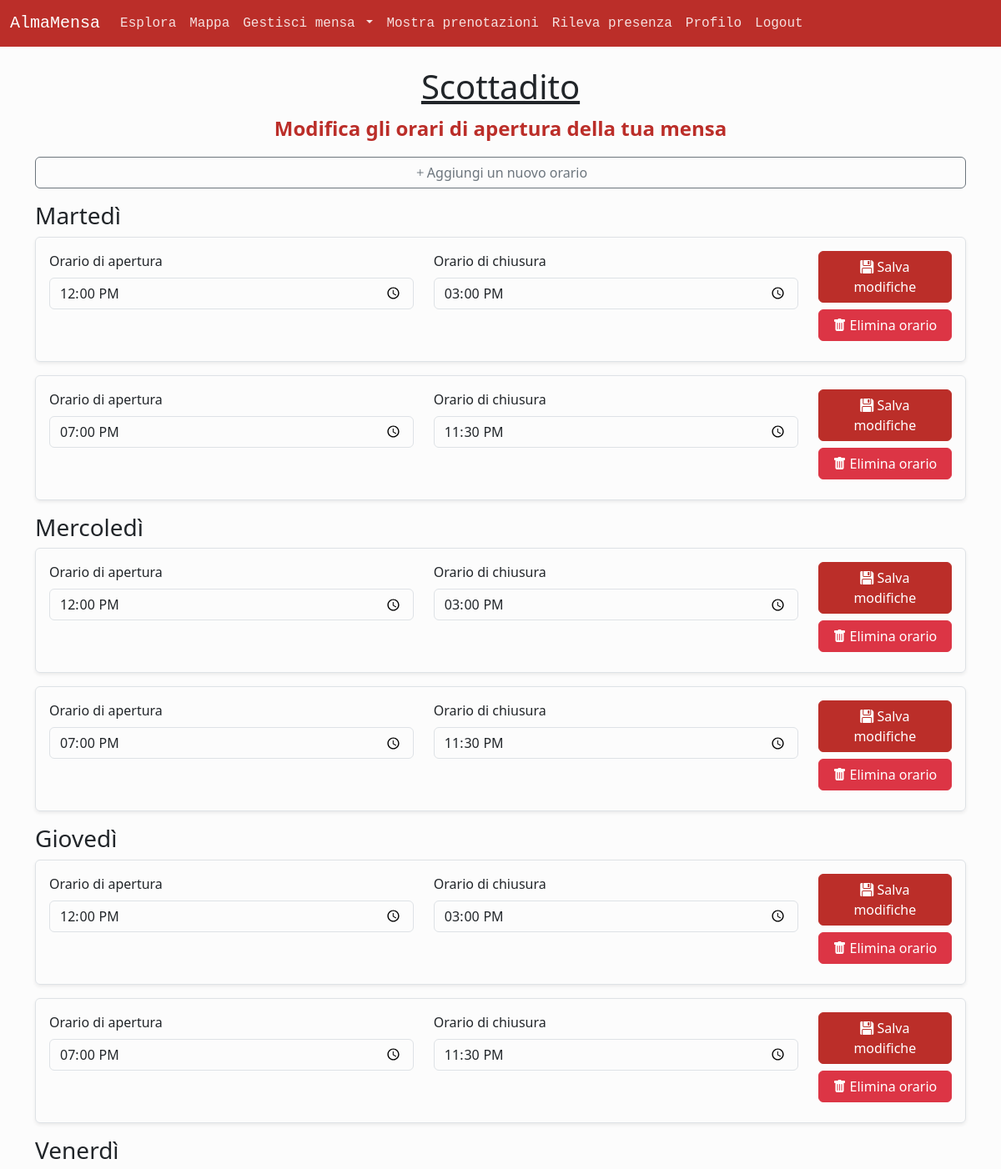
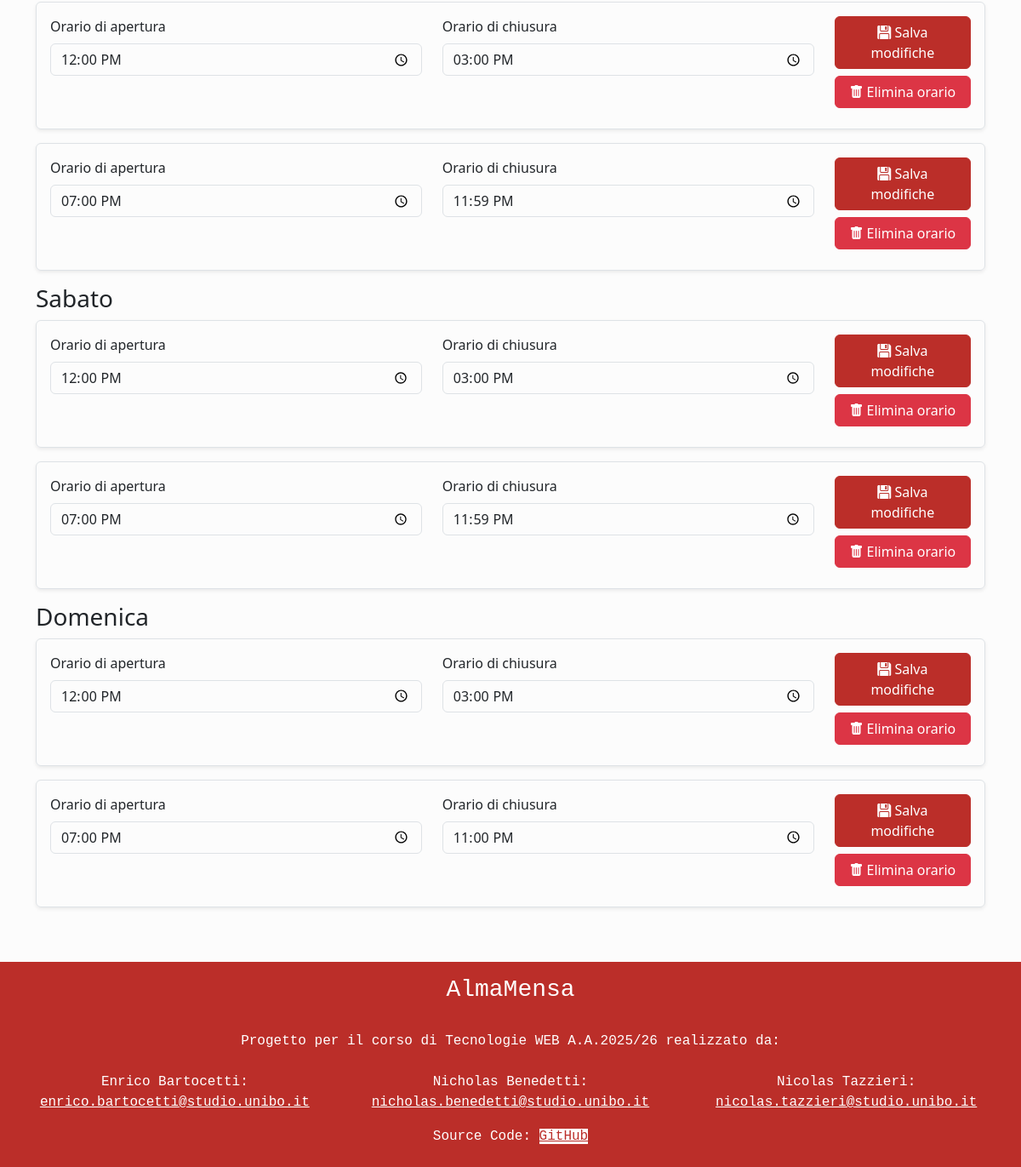
Page /manage_timetable.php (signed in) on the committed database (2 pictures, top to bottom).
### tables this page shows
CREATE TABLE `mense` (
  `id` int NOT NULL,
  `email` varchar(100) NOT NULL,
  `nome` varchar(50) NOT NULL,
  `descrizione` varchar(1024) NOT NULL,
  `ind_civico` varchar(10) NOT NULL,
  `ind_via` varchar(100) NOT NULL,
  `ind_comune` varchar(50) NOT NULL,
  `ind_cap` int NOT NULL,
  `telefono` varchar(20) DEFAULT NULL,
  `coo_latitudine` varchar(15) NOT NULL,
  `coo_longitudine` varchar(15) NOT NULL,
  `num_posti` int NOT NULL,
  `immagine` varchar(255) DEFAULT NULL,
  `id_categoria` int NOT NULL,
  `media_recensioni` decimal(3,2) NOT NULL,
  `num_recensioni` int NOT NULL
);

CREATE TABLE `orari` (
  `id_mensa` int NOT NULL,
  `giorno` varchar(10) NOT NULL,
  `ora_apertura` TIME NOT NULL,
  `ora_chiusura` TIME NOT NULL
);

### public/manage_timetable.php (called while the page is built, shortened)
<?php
require_once '../src/bootstrap.php';
$templateParams["canteen"] = $user;
$templateParams["subtitle"] = "Modifica gli orari di apertura della tua mensa";
require '../src/template/base.php';
?>

### src/classes.php (called while the page is built, shortened)
<?php
class OpeningHour {
    private $dayOfWeek;
    private $openTime;
    private $closeTime;
    private static $dayMapper = [
        'mon' => 'Lunedì',
        'tue' => 'Martedì',
        'wed' => 'Mercoledì',
        'thu' => 'Giovedì',
        'fri' => 'Venerdì',
        'sat' => 'Sabato',
        'sun' => 'Domenica',
    ];
    public function __construct($dayOfWeek, $openTime, $closeTime) {
        $this->dayOfWeek = $dayOfWeek;
        $this->openTime = $openTime;
        $this->closeTime = $closeTime;
    }
    public function getDayOfWeek() {
        return self::$dayMapper[$this->dayOfWeek];
    }
    public function getOpenTime() {
        return (new DateTimeImmutable($this->openTime))->format('H:i');
    }
    public function getCloseTime() {
        return (new DateTimeImmutable($this->closeTime))->format('H:i');
    }
}
class Canteen extends User implements JsonSerializable {
    private $id;
    private $name;
    private $openingHours;
    public function __construct($id, $email, $name, $desc, $number, $avenue, $municipality, $postalCode, $tel, $lat, $long, $maxSeatings, $img, $category, $avgReviews, $numReviews, $openingHours) {
        $this->id = $id;
        $this->name = $name;
        $this->openingHours = $openingHours;
    }
    public function getId() {
        return $this->id;
    }
    public function getEmail() {
        return parent::getEmail();
    }
    public function getName() {
        return $this->name;
    }
    public function getOpeningHours(): array {
        return $this->openingHours;
    }
}
abstract class User {
    private $email;
    public function __construct($email) {
        $this->email = $email;
    }
    public function getEmail() {
        return $this->email;
    }
}
?>

### src/database.php (called while the page is built, shortened)
<?php
class DatabaseHelper {
    private $db;
    public function __construct($servername, $username, $password, $dbname, $port){
        $this->db = new mysqli($servername, $username, $password, $dbname, $port);
    }
    public function getCanteenByEmail($email) {
        $stmt = $this->db->prepare("SELECT m.*, c.nome AS categoria FROM mense AS m JOIN categorie c ON m.id_categoria = c.id WHERE m.email = ?;");
        $stmt->bind_param("s", $email);
        $stmt->execute();
        $result = $stmt->get_result();
        if ($result->num_rows > 0) {
            $c = $result->fetch_assoc();
            return new Canteen($c["id"], $c["email"], $c["nome"], $c["descrizione"], $c["ind_civico"], $c["ind_via"], $c["ind_comune"], $c["ind_cap"], $c["telefono"], $c["coo_latitudine"], $c["coo_longitudine"], $c["num_posti"], $c["immagine"], $c["categoria"], $c["media_recensioni"], $c["num_recensioni"], $this->getCanteenTimeTable($c["id"]));
        } else {
            return null;
        }
    }
    public function getCanteenTimetable($id, $day = "%") {
        $query = 'SELECT giorno, ora_apertura, ora_chiusura FROM orari
        WHERE id_mensa = ?
        AND giorno LIKE ?
        ORDER BY FIELD(giorno, \'mon\', \'tue\', \'wed\', \'thu\', \'fri\', \'sat\', \'sun\'), ora_apertura ASC';
        $stmt = $this->db->prepare($query);
        $stmt->bind_param("is", $id, $day);
        $stmt->execute();
        $hours = [];
        foreach ($stmt->get_result()->fetch_all(MYSQLI_ASSOC) as $h) {
            array_push($hours, new OpeningHour($h["giorno"], $h["ora_apertura"], $h["ora_chiusura"]));
        }
        return $hours;
    }
}
?>

### src/bootstrap.php (called while the page is built, shortened)
<?php
require_once("database.php");
$dbh = new DatabaseHelper("localhost", "root", "", "almamensa", 3306);
require_once("classes.php");
if (isUserLoggedIn()) {
   switch (getUserLevel()) {
      case UserLevel::CanteenAdmin:
         $user = $dbh->getCanteenByEmail($_SESSION["user"]->getEmail());
         break;
   }
}
?>

### src/template/manage_timetable.php (the view, shortened to what this page needs)
<div class="container py-4">
    <header class="row justify-content-center text-center">
        <a class="col-10 text-dark h1"
            href="canteen_details.php?id=<?php echo $templateParams["canteen"]->getId(); ?>"><?php echo $templateParams["canteen"]->getName(); ?></a>
        <p class="col-10 text-primary fs-4 fw-bold"><?php echo $templateParams["subtitle"]; ?></p>
    </header>
    <div class="d-grid mb-3">
        <button type="button" class="btn btn-outline-secondary" data-bs-toggle="collapse" data-bs-target="#addOpening" aria-expanded="false" aria-controls="addOpening"><span class="bi bi-plus"></span>Aggiungi un nuovo orario</button>
    </div>
    <?php $last = "";
    foreach ($templateParams["canteen"]->getOpeningHours() as $timetable): ?>
        <?php if ($last != $timetable->getDayOfWeek()):
            $last = $timetable->getDayOfWeek(); ?>
            <h3><?php echo $timetable->getDayOfWeek(); ?></h3>
        <?php endif; ?>
        <form class="border shadow-sm rounded mb-3" action="manage_timetable.php" method="post">
            <div class="row justify-content-center p-3">
                <div class="col-12 col-md-4 col-xl-5 mb-2">
                    <label class="form-label" for="timeOpen">Orario di apertura</label>
                    <input type="time" class="form-control<?php if (isset($_GET["hour_error_update"]) && $_GET["oldTimeOpen"] == $timetable->getOpenTime() && $_GET["dayOfWeek"] == $timetable->getRawDayOfWeek()) echo " is-invalid"; ?>" name="timeOpen" id="timeOpen"
                        value="<?php echo $timetable->getOpenTime(); ?>" required />
                </div>
                <div class="col-12 col-md-4 col-xl-5 mb-2">
                    <label class="form-label" for="timeClose">Orario di chiusura</label>
                    <input type="time" class="form-control<?php if (isset($_GET["hour_error_update"]) && $_GET["oldTimeOpen"] == $timetable->getOpenTime() && $_GET["dayOfWeek"] == $timetable->getRawDayOfWeek()) echo " is-invalid"; ?>" name="timeClose" id="timeClose"
                        value="<?php echo $timetable->getCloseTime(); ?>" required />
                </div>
                <div class="col-12 col-md-3 col-xl-2 mb-2 d-grid">
                    <button type="submit" name="action" value="u" class="btn btn-primary mb-2"><span class="bi bi-floppy-fill"></span> Salva
                        modifiche</button>
                    <button type="submit" name="action" value="d" class="btn btn-danger"><span class="bi bi-trash-fill"></span> Elimina orario</button>
                </div>
            </div>
        </form>
    <?php endforeach; ?>
</div>

### rows in the picture
mense: nome "Scottadito"
orari: giorno "Martedì", timeOpen "12:00", timeClose "15:00"
orari: timeOpen "19:00", timeClose "23:30"
orari: giorno "Mercoledì", timeOpen "12:00", timeClose "15:00"
orari: timeOpen "19:00", timeClose "23:30"
orari: giorno "Giovedì", timeOpen "12:00", timeClose "15:00"
orari: timeOpen "19:00", timeClose "23:30"
orari: giorno "Venerdì", timeOpen "12:00", timeClose "15:00"
orari: timeOpen "19:00", timeClose "23:59"
orari: giorno "Sabato", timeOpen "12:00", timeClose "15:00"
orari: timeOpen "19:00", timeClose "23:59"
orari: giorno "Domenica", timeOpen "12:00", timeClose "15:00"
orari: timeOpen "19:00", timeClose "23:00"

### other values in the picture
$templateParams["subtitle"] "Modifica gli orari di apertura della tua mensa"
